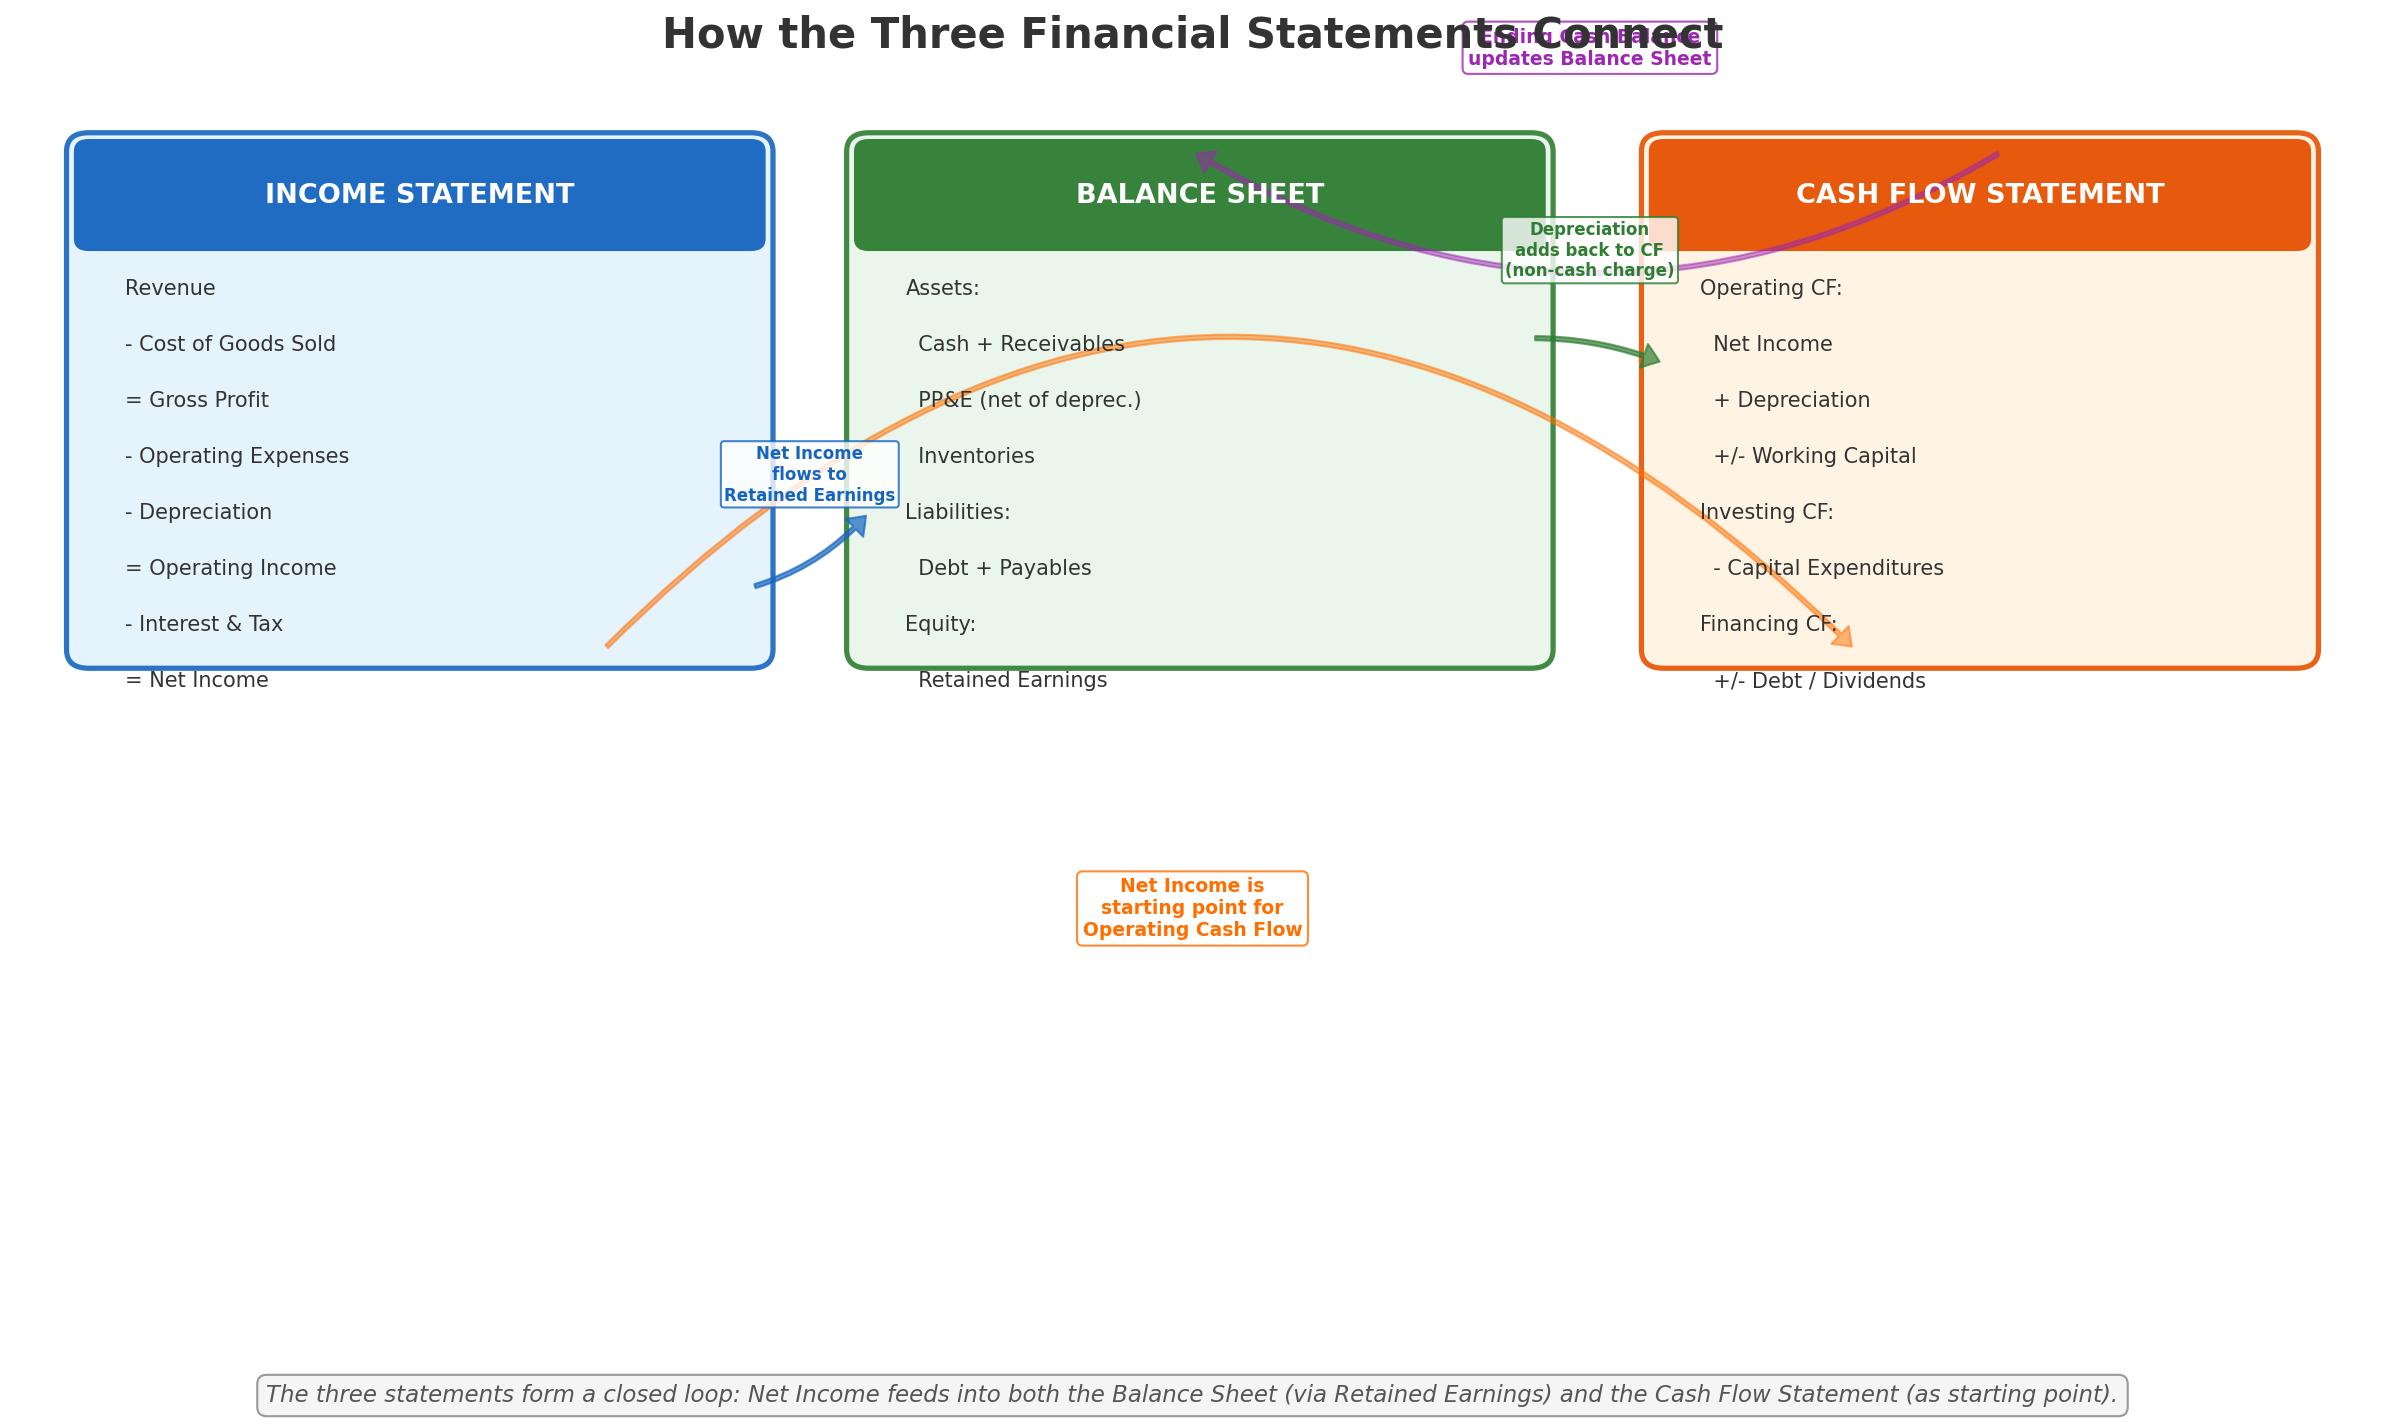

Here is the Python script that generated this plot:
"""
Week 08: Three Financial Statements - Flow Diagram
====================================================
Visual diagram showing how the three core financial statements connect:
- Income Statement -> Balance Sheet -> Cash Flow Statement
Key flows: Net Income -> Retained Earnings, Depreciation adds back to CF,
CapEx reduces cash and increases assets, etc.

Uses matplotlib patches and arrows to create a clear flow diagram.

Output: week08_three_statements.png
"""

import matplotlib.pyplot as plt
import matplotlib.patches as mpatches
from matplotlib.patches import FancyBboxPatch, FancyArrowPatch

# --- Create figure ---
fig, ax = plt.subplots(figsize=(16, 10))
ax.set_xlim(0, 16)
ax.set_ylim(0, 10)
ax.axis("off")

# --- Helper function to draw a box with title and items ---
def draw_statement_box(ax, x, y, width, height, title, items, color, title_color):
    """Draw a rounded box representing a financial statement."""
    # Main box
    box = FancyBboxPatch(
        (x, y), width, height,
        boxstyle="round,pad=0.15",
        facecolor=color,
        edgecolor=title_color,
        linewidth=2.5,
        alpha=0.9,
    )
    ax.add_patch(box)

    # Title bar
    title_box = FancyBboxPatch(
        (x, y + height - 0.7), width, 0.7,
        boxstyle="round,pad=0.1",
        facecolor=title_color,
        edgecolor=title_color,
        linewidth=0,
        alpha=0.95,
    )
    ax.add_patch(title_box)

    # Title text
    ax.text(x + width / 2, y + height - 0.35, title,
            fontsize=13, fontweight="bold", color="white",
            ha="center", va="center")

    # Item text
    for i, item in enumerate(items):
        ax.text(x + 0.25, y + height - 1.1 - i * 0.45, item,
                fontsize=10, color="#333", va="center")

# --- Draw the three statements ---
# Income Statement (left)
draw_statement_box(ax, 0.5, 5.5, 4.5, 4,
    "INCOME STATEMENT",
    ["Revenue", "- Cost of Goods Sold", "= Gross Profit", "- Operating Expenses", "- Depreciation",
     "= Operating Income", "- Interest & Tax", "= Net Income"],
    "#E3F2FD", "#1565C0")

# Balance Sheet (center)
draw_statement_box(ax, 5.8, 5.5, 4.5, 4,
    "BALANCE SHEET",
    ["Assets:", "  Cash + Receivables", "  PP&E (net of deprec.)", "  Inventories",
     "Liabilities:", "  Debt + Payables",
     "Equity:", "  Retained Earnings"],
    "#E8F5E9", "#2E7D32")

# Cash Flow Statement (right)
draw_statement_box(ax, 11.2, 5.5, 4.3, 4,
    "CASH FLOW STATEMENT",
    ["Operating CF:", "  Net Income", "  + Depreciation", "  +/- Working Capital",
     "Investing CF:", "  - Capital Expenditures",
     "Financing CF:", "  +/- Debt / Dividends"],
    "#FFF3E0", "#E65100")

# --- Draw connecting arrows ---
arrow_style = "Simple,tail_width=2,head_width=12,head_length=8"

# Arrow 1: Net Income -> Retained Earnings (Income Statement -> Balance Sheet)
arrow1 = FancyArrowPatch(
    (5.0, 6.0), (5.8, 6.6),
    arrowstyle=arrow_style,
    color="#1565C0",
    alpha=0.7,
    connectionstyle="arc3,rad=0.15",
)
ax.add_patch(arrow1)
ax.text(5.4, 6.7, "Net Income\nflows to\nRetained Earnings",
        fontsize=8, color="#1565C0", ha="center", fontweight="bold",
        bbox=dict(boxstyle="round,pad=0.2", facecolor="white", edgecolor="#1565C0", alpha=0.8))

# Arrow 2: Net Income -> Cash Flow (Income Statement -> CF Statement)
arrow2 = FancyArrowPatch(
    (4.0, 5.5), (12.5, 5.5),
    arrowstyle=arrow_style,
    color="#FF6F00",
    alpha=0.5,
    connectionstyle="arc3,rad=-0.5",
)
ax.add_patch(arrow2)
ax.text(8.0, 3.2, "Net Income is\nstarting point for\nOperating Cash Flow",
        fontsize=9, color="#FF6F00", ha="center", fontweight="bold",
        bbox=dict(boxstyle="round,pad=0.3", facecolor="white", edgecolor="#FF6F00", alpha=0.8))

# Arrow 3: Depreciation add-back (Balance Sheet -> CF Statement)
arrow3 = FancyArrowPatch(
    (10.3, 8.0), (11.2, 7.8),
    arrowstyle=arrow_style,
    color="#2E7D32",
    alpha=0.7,
    connectionstyle="arc3,rad=-0.1",
)
ax.add_patch(arrow3)
ax.text(10.7, 8.5, "Depreciation\nadds back to CF\n(non-cash charge)",
        fontsize=8, color="#2E7D32", ha="center", fontweight="bold",
        bbox=dict(boxstyle="round,pad=0.2", facecolor="white", edgecolor="#2E7D32", alpha=0.8))

# Arrow 4: Cash from CF -> Balance Sheet Cash
arrow4 = FancyArrowPatch(
    (13.5, 9.5), (8.0, 9.5),
    arrowstyle=arrow_style,
    color="#9C27B0",
    alpha=0.5,
    connectionstyle="arc3,rad=-0.3",
)
ax.add_patch(arrow4)
ax.text(10.7, 10.2, "Ending Cash Balance\nupdates Balance Sheet",
        fontsize=9, color="#9C27B0", ha="center", fontweight="bold",
        bbox=dict(boxstyle="round,pad=0.3", facecolor="white", edgecolor="#9C27B0", alpha=0.8))

# --- Title ---
ax.set_title("How the Three Financial Statements Connect",
             fontsize=20, fontweight="bold", pad=20, color="#333")

# Subtitle
fig.text(0.5, 0.02,
         "The three statements form a closed loop: Net Income feeds into both "
         "the Balance Sheet (via Retained Earnings) and the Cash Flow Statement (as starting point).",
         ha="center", fontsize=11, color="#555", style="italic",
         bbox=dict(boxstyle="round,pad=0.4", facecolor="#F5F5F5", edgecolor="#999"))

fig.tight_layout(rect=[0, 0.05, 1, 0.96])

# --- Save output ---
output_path = "B:/chanmainvest/tutorial/course/animation/week08_three_statements.png"
fig.savefig(output_path, dpi=150, bbox_inches="tight")
plt.close(fig)
print(f"Saved: {output_path}")
